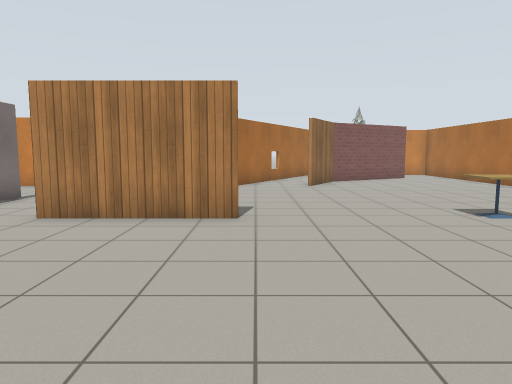
view 1 (above)

16 first-person views from a walk through a robot-simulator world made for Gazebo. The camera is 1.2 m above the floor, tilts 6° down and sees 70° across. The lines on the ground mark 1 m squares. The floor is counted in squares, 1 m on a side. Each view is taken from the middle of a square. On the plan, view 1 faces up. The plan holds only what a view shows up to about 14 squares ahead; the rest is blank. Simple patterns stand in for the simulator's built-in surfaces.

view 2
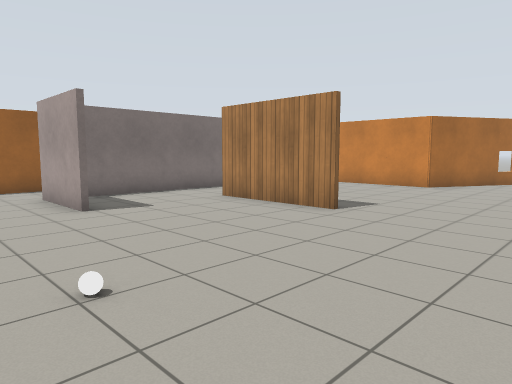

view 3
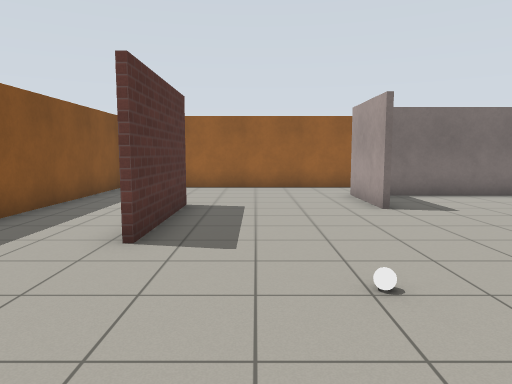

view 4
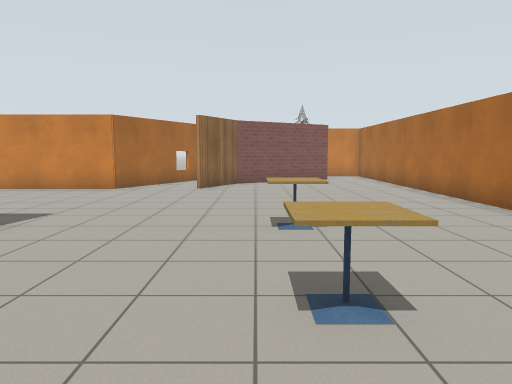

view 5
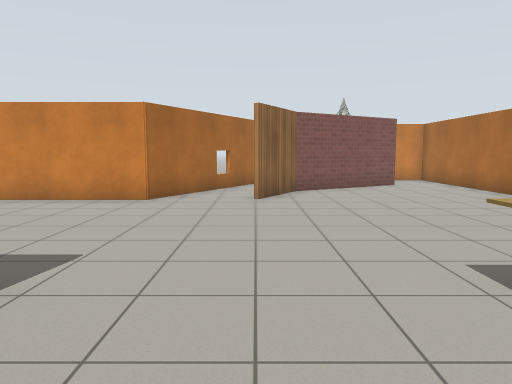

view 6
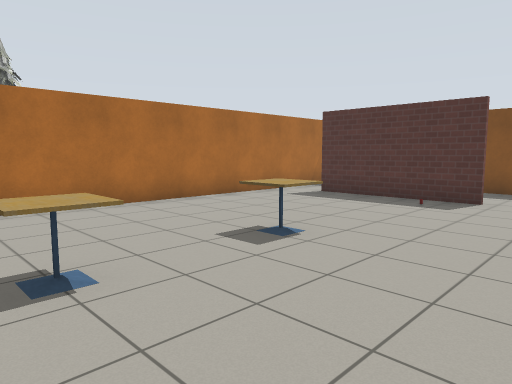

view 7
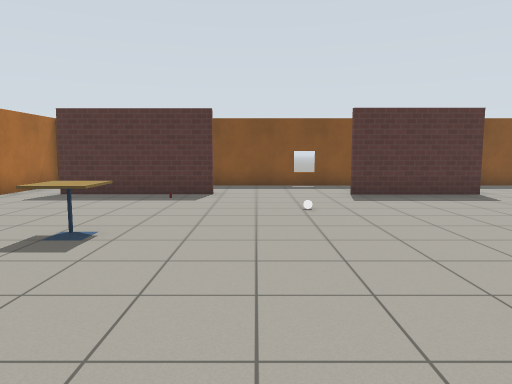

view 8
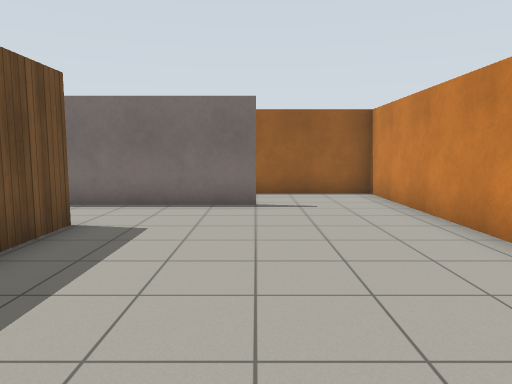

view 9
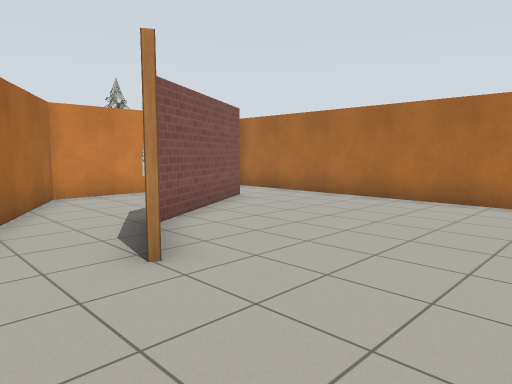

view 10
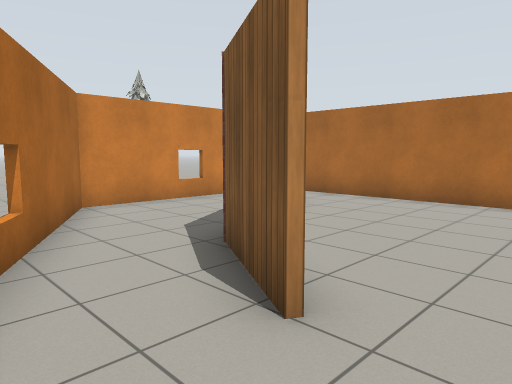

view 11
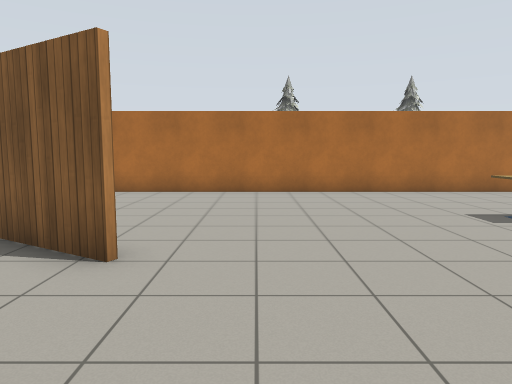

view 12
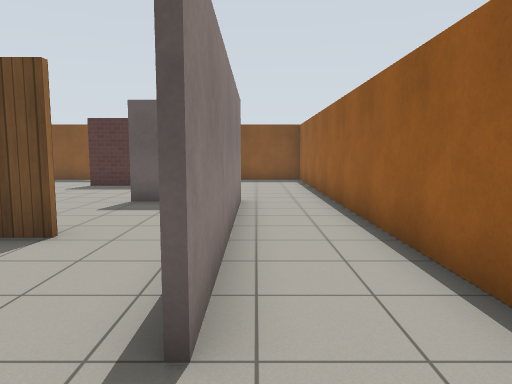

view 13
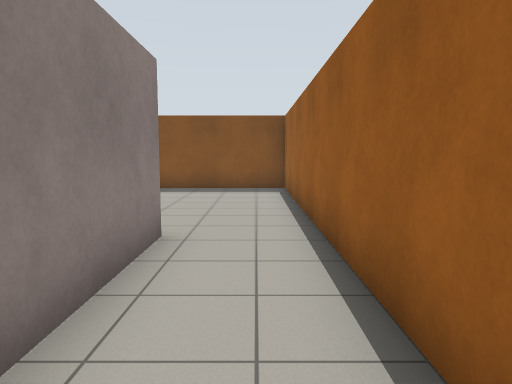

view 14
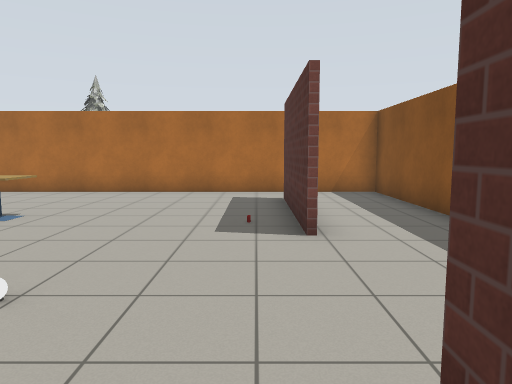

view 15
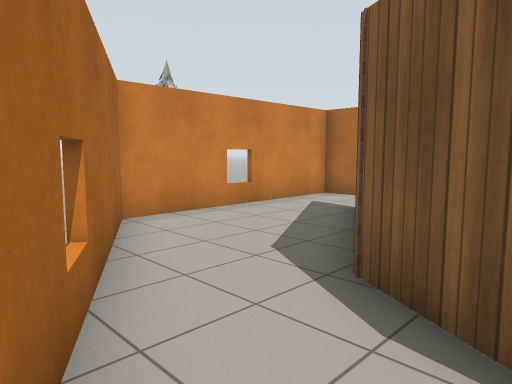

view 16
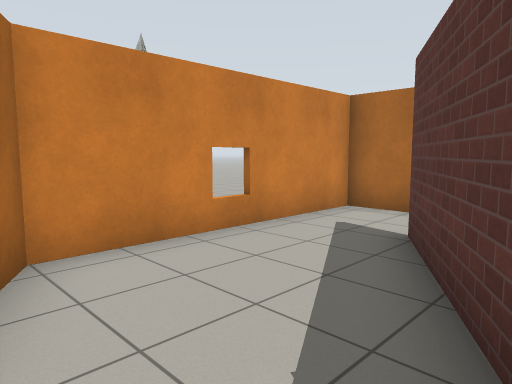

### Floor plan
Ten units are one square. View 1 is at (0, 0); x grows to the right and y downward. Boxes are objects, and circles mark ways between rooms. Rooms are numbered by the first view taken in them; rooms with no view inside come last. Other rooms are left out.
<svg viewBox="-95 -209 194 261">
<path fill="none" stroke="#000" d="M-2 -67 -41 -67M-41 -69 -24 -69M-37 -28 -66 -28 -66 -101M-46 -29 -39 -29M32 16 79 16M-65 -101 -65 -38M0 -150 -8 -135 -90 -135 -90 47 94 47 94 -204 30 -204 11 -169M-46 16 -8 16M32 -158 73 -182M74 -180 33 -157 21 -135M11 -169 0 -150M19 -136 32 -158"/>
<rect x="5" y="-15" width="10" height="10" fill="#bbb"><title>white ball</title></rect>
<rect x="35" y="5" width="10" height="10" fill="#bbb"><title>other object</title></rect>
<rect x="35" y="-45" width="20" height="10" fill="#bbb"><title>cafe table</title></rect>
<rect x="35" y="-75" width="20" height="10" fill="#bbb"><title>cafe table</title></rect>
<circle cx="15" cy="-155" r="3" fill="#2a7"/>
<text x="10" y="-60">1</text>
<text x="10" y="-160">2</text>
</svg>
Room 1 opens to room 2.

Where each view was taken, in squares from view 1:
view 1: 0 up, 0 right, facing up
view 2: 0 up, 4 right, facing up-left
view 3: 0 up, 4 right, facing left
view 4: 1 up, 4 right, facing up
view 5: 4 up, 2 right, facing up
view 6: 8 up, 1 right, facing down-right
view 7: 9 up, 2 right, facing down
view 8: 10 up, 2 right, facing left
view 9: 10 up, 0 right, facing up-right
view 10: 12 up, 0 right, facing up-right
view 11: 12 up, 2 left, facing right
view 12: 12 up, 7 left, facing down
view 13: 8 up, 8 left, facing down
view 14: 1 down, 2 left, facing right
view 15: 14 up, 0 right, facing up-right
view 16: 16 up, 2 right, facing up-right
